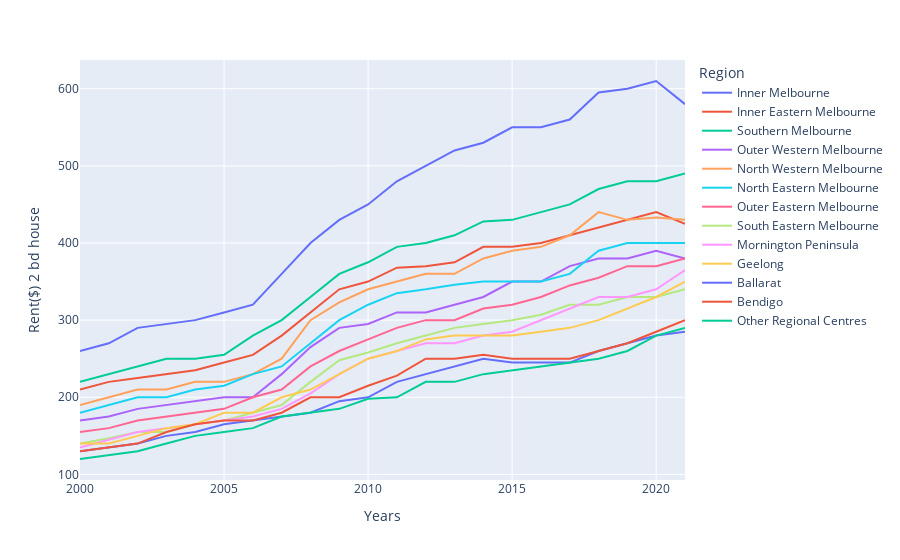

The notebook cell saved with this chart:
### Code cell
#Display the Rents of June from 2000 to 2021 for 2 bedroom house in all regions
fig8 = px.line(df5, x="Years", y='Rent($) 2 bd house', color = 'Region')
fig8.show()

### Figure 1 — Plotly figure (JSON) as saved in the notebook; plotly's stock layout.template omitted (floating-point values rounded to 4 significant figures)
{"data": [{"hovertemplate": "Region=Inner Melbourne<br>Years=%{x}<br>Rent($) 2 bd house=%{y}<extra></extra>", "legendgroup": "Inner Melbourne", "line": {"color": "#636efa", "dash": "solid"}, "marker": {"symbol": "circle"}, "mode": "lines", "name": "Inner Melbourne", "orientation": "v", "showlegend": true, "type": "scatter", "x": [2000, 2001, 2002, 2003, 2004, 2005, 2006, 2007, 2008, 2009, 2010, 2011, 2012, 2013, 2014, 2015, 2016, 2017, 2018, 2019, 2020, 2021], "xaxis": "x", "y": [260, 270, 290, 295, 300, 310, 320, 360, 400, 430, 450, 480, 500, 520, 530, 550, 550, 560, 595, 600, 610, 580], "yaxis": "y"}, {"hovertemplate": "Region=Inner Eastern Melbourne<br>Years=%{x}<br>Rent($) 2 bd house=%{y}<extra></extra>", "legendgroup": "Inner Eastern Melbourne", "line": {"color": "#EF553B", "dash": "solid"}, "marker": {"symbol": "circle"}, "mode": "lines", "name": "Inner Eastern Melbourne", "orientation": "v", "showlegend": true, "type": "scatter", "x": [2000, 2001, 2002, 2003, 2004, 2005, 2006, 2007, 2008, 2009, 2010, 2011, 2012, 2013, 2014, 2015, 2016, 2017, 2018, 2019, 2020, 2021], "xaxis": "x", "y": [210, 220, 225, 230, 235, 245, 255, 280, 310, 340, 350, 368, 370, 375, 395, 395, 400, 410, 420, 430, 440, 425], "yaxis": "y"}, {"hovertemplate": "Region=Southern Melbourne<br>Years=%{x}<br>Rent($) 2 bd house=%{y}<extra></extra>", "legendgroup": "Southern Melbourne", "line": {"color": "#00cc96", "dash": "solid"}, "marker": {"symbol": "circle"}, "mode": "lines", "name": "Southern Melbourne", "orientation": "v", "showlegend": true, "type": "scatter", "x": [2000, 2001, 2002, 2003, 2004, 2005, 2006, 2007, 2008, 2009, 2010, 2011, 2012, 2013, 2014, 2015, 2016, 2017, 2018, 2019, 2020, 2021], "xaxis": "x", "y": [220, 230, 240, 250, 250, 255, 280, 300, 330, 360, 375, 395, 400, 410, 428, 430, 440, 450, 470, 480, 480, 490], "yaxis": "y"}, {"hovertemplate": "Region=Outer Western Melbourne<br>Years=%{x}<br>Rent($) 2 bd house=%{y}<extra></extra>", "legendgroup": "Outer Western Melbourne", "line": {"color": "#ab63fa", "dash": "solid"}, "marker": {"symbol": "circle"}, "mode": "lines", "name": "Outer Western Melbourne", "orientation": "v", "showlegend": true, "type": "scatter", "x": [2000, 2001, 2002, 2003, 2004, 2005, 2006, 2007, 2008, 2009, 2010, 2011, 2012, 2013, 2014, 2015, 2016, 2017, 2018, 2019, 2020, 2021], "xaxis": "x", "y": [170, 175, 185, 190, 195, 200, 200, 230, 265, 290, 295, 310, 310, 320, 330, 350, 350, 370, 380, 380, 390, 380], "yaxis": "y"}, {"hovertemplate": "Region=North Western Melbourne<br>Years=%{x}<br>Rent($) 2 bd house=%{y}<extra></extra>", "legendgroup": "North Western Melbourne", "line": {"color": "#FFA15A", "dash": "solid"}, "marker": {"symbol": "circle"}, "mode": "lines", "name": "North Western Melbourne", "orientation": "v", "showlegend": true, "type": "scatter", "x": [2000, 2001, 2002, 2003, 2004, 2005, 2006, 2007, 2008, 2009, 2010, 2011, 2012, 2013, 2014, 2015, 2016, 2017, 2018, 2019, 2020, 2021], "xaxis": "x", "y": [190, 200, 210, 210, 220, 220, 230, 250, 300, 323, 340, 350, 360, 360, 380, 390, 395, 410, 440, 430, 433, 430], "yaxis": "y"}, {"hovertemplate": "Region=North Eastern Melbourne<br>Years=%{x}<br>Rent($) 2 bd house=%{y}<extra></extra>", "legendgroup": "North Eastern Melbourne", "line": {"color": "#19d3f3", "dash": "solid"}, "marker": {"symbol": "circle"}, "mode": "lines", "name": "North Eastern Melbourne", "orientation": "v", "showlegend": true, "type": "scatter", "x": [2000, 2001, 2002, 2003, 2004, 2005, 2006, 2007, 2008, 2009, 2010, 2011, 2012, 2013, 2014, 2015, 2016, 2017, 2018, 2019, 2020, 2021], "xaxis": "x", "y": [180, 190, 200, 200, 210, 215, 230, 240, 270, 300, 320, 335, 340, 346, 350, 350, 350, 360, 390, 400, 400, 400], "yaxis": "y"}, {"hovertemplate": "Region=Outer Eastern Melbourne<br>Years=%{x}<br>Rent($) 2 bd house=%{y}<extra></extra>", "legendgroup": "Outer Eastern Melbourne", "line": {"color": "#FF6692", "dash": "solid"}, "marker": {"symbol": "circle"}, "mode": "lines", "name": "Outer Eastern Melbourne", "orientation": "v", "showlegend": true, "type": "scatter", "x": [2000, 2001, 2002, 2003, 2004, 2005, 2006, 2007, 2008, 2009, 2010, 2011, 2012, 2013, 2014, 2015, 2016, 2017, 2018, 2019, 2020, 2021], "xaxis": "x", "y": [155, 160, 170, 175, 180, 185, 200, 210, 240, 260, 275, 290, 300, 300, 315, 320, 330, 345, 355, 370, 370, 380], "yaxis": "y"}, {"hovertemplate": "Region=South Eastern Melbourne<br>Years=%{x}<br>Rent($) 2 bd house=%{y}<extra></extra>", "legendgroup": "South Eastern Melbourne", "line": {"color": "#B6E880", "dash": "solid"}, "marker": {"symbol": "circle"}, "mode": "lines", "name": "South Eastern Melbourne", "orientation": "v", "showlegend": true, "type": "scatter", "x": [2000, 2001, 2002, 2003, 2004, 2005, 2006, 2007, 2008, 2009, 2010, 2011, 2012, 2013, 2014, 2015, 2016, 2017, 2018, 2019, 2020, 2021], "xaxis": "x", "y": [140, 147, 155, 155, 165, 170, 180, 190, 220, 248, 258, 270, 280, 290, 295, 300, 307, 320, 320, 330, 330, 340], "yaxis": "y"}, {"hovertemplate": "Region=Mornington Peninsula<br>Years=%{x}<br>Rent($) 2 bd house=%{y}<extra></extra>", "legendgroup": "Mornington Peninsula", "line": {"color": "#FF97FF", "dash": "solid"}, "marker": {"symbol": "circle"}, "mode": "lines", "name": "Mornington Peninsula", "orientation": "v", "showlegend": true, "type": "scatter", "x": [2000, 2001, 2002, 2003, 2004, 2005, 2006, 2007, 2008, 2009, 2010, 2011, 2012, 2013, 2014, 2015, 2016, 2017, 2018, 2019, 2020, 2021], "xaxis": "x", "y": [135, 145, 155, 160, 165, 170, 175, 185, 205, 230, 250, 260, 270, 270, 280, 285, 300, 315, 330, 330, 340, 365], "yaxis": "y"}, {"hovertemplate": "Region=Geelong<br>Years=%{x}<br>Rent($) 2 bd house=%{y}<extra></extra>", "legendgroup": "Geelong", "line": {"color": "#FECB52", "dash": "solid"}, "marker": {"symbol": "circle"}, "mode": "lines", "name": "Geelong", "orientation": "v", "showlegend": true, "type": "scatter", "x": [2000, 2001, 2002, 2003, 2004, 2005, 2006, 2007, 2008, 2009, 2010, 2011, 2012, 2013, 2014, 2015, 2016, 2017, 2018, 2019, 2020, 2021], "xaxis": "x", "y": [140, 140, 150, 160, 165, 180, 180, 200, 210, 230, 250, 260, 275, 280, 280, 280, 285, 290, 300, 315, 330, 350], "yaxis": "y"}, {"hovertemplate": "Region=Ballarat<br>Years=%{x}<br>Rent($) 2 bd house=%{y}<extra></extra>", "legendgroup": "Ballarat", "line": {"color": "#636efa", "dash": "solid"}, "marker": {"symbol": "circle"}, "mode": "lines", "name": "Ballarat", "orientation": "v", "showlegend": true, "type": "scatter", "x": [2000, 2001, 2002, 2003, 2004, 2005, 2006, 2007, 2008, 2009, 2010, 2011, 2012, 2013, 2014, 2015, 2016, 2017, 2018, 2019, 2020, 2021], "xaxis": "x", "y": [130, 135, 140, 150, 155, 165, 170, 175, 180, 195, 200, 220, 230, 240, 250, 245, 245, 245, 260, 270, 280, 285], "yaxis": "y"}, {"hovertemplate": "Region=Bendigo<br>Years=%{x}<br>Rent($) 2 bd house=%{y}<extra></extra>", "legendgroup": "Bendigo", "line": {"color": "#EF553B", "dash": "solid"}, "marker": {"symbol": "circle"}, "mode": "lines", "name": "Bendigo", "orientation": "v", "showlegend": true, "type": "scatter", "x": [2000, 2001, 2002, 2003, 2004, 2005, 2006, 2007, 2008, 2009, 2010, 2011, 2012, 2013, 2014, 2015, 2016, 2017, 2018, 2019, 2020, 2021], "xaxis": "x", "y": [130, 135, 140, 155, 165, 170, 170, 180, 200, 200, 215, 228, 250, 250, 255, 250, 250, 250, 260, 270, 285, 300], "yaxis": "y"}, {"hovertemplate": "Region=Other Regional Centres<br>Years=%{x}<br>Rent($) 2 bd house=%{y}<extra></extra>", "legendgroup": "Other Regional Centres", "line": {"color": "#00cc96", "dash": "solid"}, "marker": {"symbol": "circle"}, "mode": "lines", "name": "Other Regional Centres", "orientation": "v", "showlegend": true, "type": "scatter", "x": [2000, 2001, 2002, 2003, 2004, 2005, 2006, 2007, 2008, 2009, 2010, 2011, 2012, 2013, 2014, 2015, 2016, 2017, 2018, 2019, 2020, 2021], "xaxis": "x", "y": [120, 125, 130, 140, 150, 155, 160, 175, 180, 185, 198, 200, 220, 220, 230, 235, 240, 245, 250, 260, 280, 290], "yaxis": "y"}], "layout": {"legend": {"title": {"text": "Region"}, "tracegroupgap": 0}, "margin": {"t": 60}, "xaxis": {"anchor": "y", "domain": [0, 1], "title": {"text": "Years"}}, "yaxis": {"anchor": "x", "domain": [0, 1], "title": {"text": "Rent($) 2 bd house"}}}}
